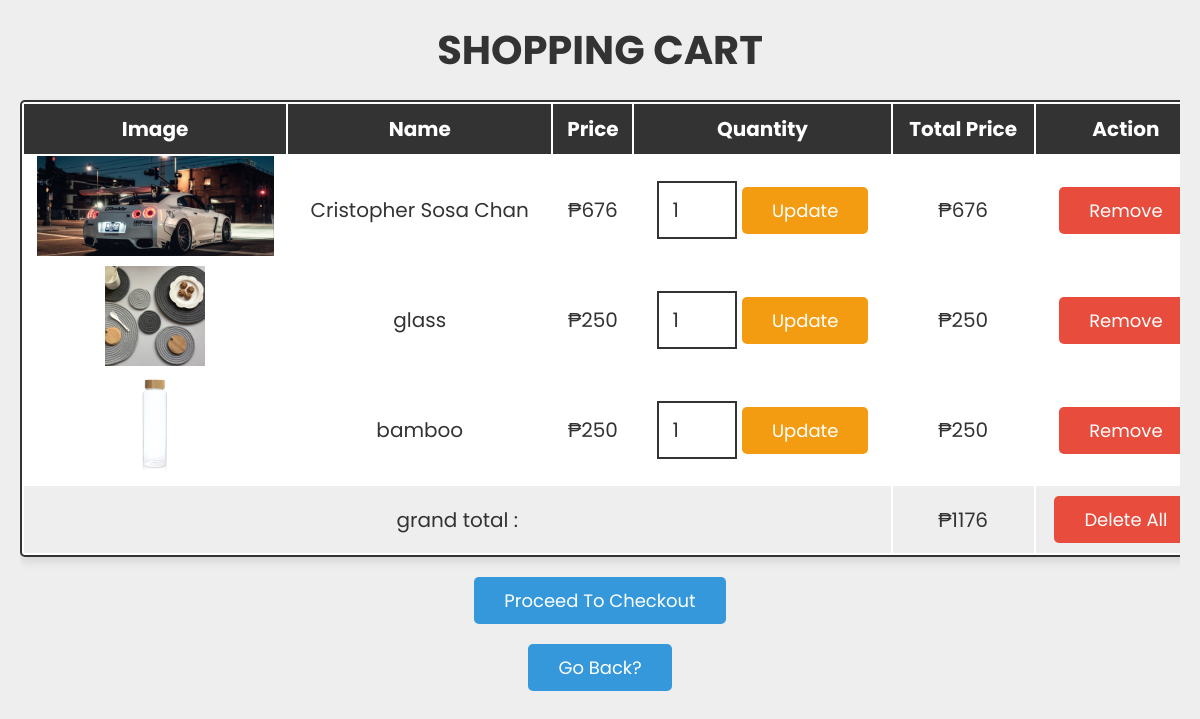
The app's page /shopping.php (signed in) with its own data.
### tables this page shows
CREATE TABLE `cart` (
  `id` int(100) NOT NULL,
  `user_id` int(100) NOT NULL,
  `name` varchar(100) NOT NULL,
  `price` varchar(100) NOT NULL,
  `image` varchar(255) NOT NULL,
  `quantity` int(100) NOT NULL
);

### shopping.php (the view, shortened to what this page needs)
<?php
include 'config.php';
$user_id = $_SESSION['user_id'];
?>
<!DOCTYPE html>
<html lang="en">
<head>
  <link rel="stylesheet" href="css/style.css">
</head>
<body>
<div class="container">
<div class="shopping-cart">
<h1 class="heading">shopping cart</h1>
<table>
   <thead>
      <th>image</th>
      <th>name</th>
      <th>price</th>
      <th>quantity</th>
      <th>total price</th>
      <th>action</th>
   </thead>
   <tbody>
   <?php
      $cart_query = mysqli_query($conn, "SELECT * FROM `cart` WHERE user_id = '$user_id'") or die('query failed');
      $grand_total = 0;
      if(mysqli_num_rows($cart_query) > 0){
         while($fetch_cart = mysqli_fetch_assoc($cart_query)){
   ?>
      <tr>
         <td><img src="<?php echo $fetch_cart['image']; ?>" height="100" alt=""></td>
         <td><?php echo $fetch_cart['name']; ?></td>
         <td>₱<?php echo $fetch_cart['price']; ?></td>
         <td>
            <form action="" method="post">
               <input type="number" min="1" name="cart_quantity" value="<?php echo $fetch_cart['quantity']; ?>">
               <input type="submit" name="update_cart" value="update" class="option-btn">
            </form>
         </td>
         <td>₱<?php echo $sub_total = ($fetch_cart['price'] * $fetch_cart['quantity']); ?></td>
         <td><a href="shopping.php?remove=<?php echo $fetch_cart['id']; ?>" class="delete-btn" onclick="return confirm('remove item from cart?');">remove</a></td>
      </tr>
   <?php
      $grand_total += $sub_total;
         }
      }else{
         echo '<tr><td style="padding:20px; text-transform:capitalize;" colspan="6">no item added</td></tr>';
      }
   ?>
   <tr class="table-bottom">
      <td colspan="4">grand total :</td>
      <td>₱<?php echo $grand_total; ?></td>
      <td><a href="shopping.php?delete_all" onclick="return confirm('delete all from cart?');" class="delete-btn <?php echo ($grand_total > 1)?'':'disabled'; ?>">delete all</a></td>
   </tr>
</tbody>
</table>
<div class="cart-btn">
   <a href="checkout.php" class="btn <?php echo ($grand_total > 1)?>">proceed to checkout</a>
</div>
<div class="cart-btn">
   <a class="btn" href="index.php">go back?</a>
</div>
</div>
</div>
</body>
</html>

### css/style.css (style rules this page uses)
:root { --blue:#3498db; --red:#e74c3c; --orange:#f39c12; --black:#333; --white:#fff; --light-bg:#eee; --box-shadow:0 5px 10px rgba(0,0,0,.1); --border:2px solid var(--black); }
* { font-family: 'Poppins', sans-serif; margin:0; padding:0; box-sizing: border-box; outline: none; border: none; text-decoration: none; }
body { background-color: var(--light-bg); }
.btn, .delete-btn, .option-btn { display: inline-block; padding:10px 30px; cursor: pointer; font-size: 18px; color:var(--white); border-radius: 5px; text-transform: capitalize; }
.btn { background-color: var(--blue); margin-top: 10px; }
.delete-btn { background-color: var(--red); }
.option-btn { background-color: var(--orange); }
.container { padding:0 20px; margin:0 auto; max-width: 1200px; padding-bottom: 70px; }
.container .heading { text-align: center; margin-bottom: 20px; font-size: 40px; text-transform: uppercase; color:var(--black); }
.container .shopping-cart { padding:20px 0; }
.container .shopping-cart table { width: 100%; text-align: center; border:var(--border); border-radius: 5px; box-shadow: var(--box-shadow); background-color: var(--white); }
.container .shopping-cart table thead { background-color: var(--black); }
.container .shopping-cart table thead th { padding:10px; color:var(--white); text-transform: capitalize; font-size: 20px; }
.container .shopping-cart table .table-bottom { background-color: var(--light-bg); }
.container .shopping-cart table tr td { padding:10px; font-size: 20px; color:var(--black); }
.container .shopping-cart table tr td:nth-child(1) { padding:0; }
.container .shopping-cart table tr td input[type="number"] { width: 80px; border:var(--border); padding:12px 14px; font-size: 20px; color:var(--black); }
.container .shopping-cart .cart-btn { margin-top: 10px; text-align: center; }
@media (max-width:1200px) { .container .shopping-cart { overflow-x: scroll; } }
@media (max-width:1200px) { .container .shopping-cart table { width: 1200px; } }

### records on screen
cart: image (picture), name "Cristopher Sosa Chan", price "676", cart_quantity "1"
cart: image (picture), name "glass", price "250", cart_quantity "1"
cart: image (picture), name "bamboo", price "250", cart_quantity "1"

### other values on screen
$grand_total "1176"
